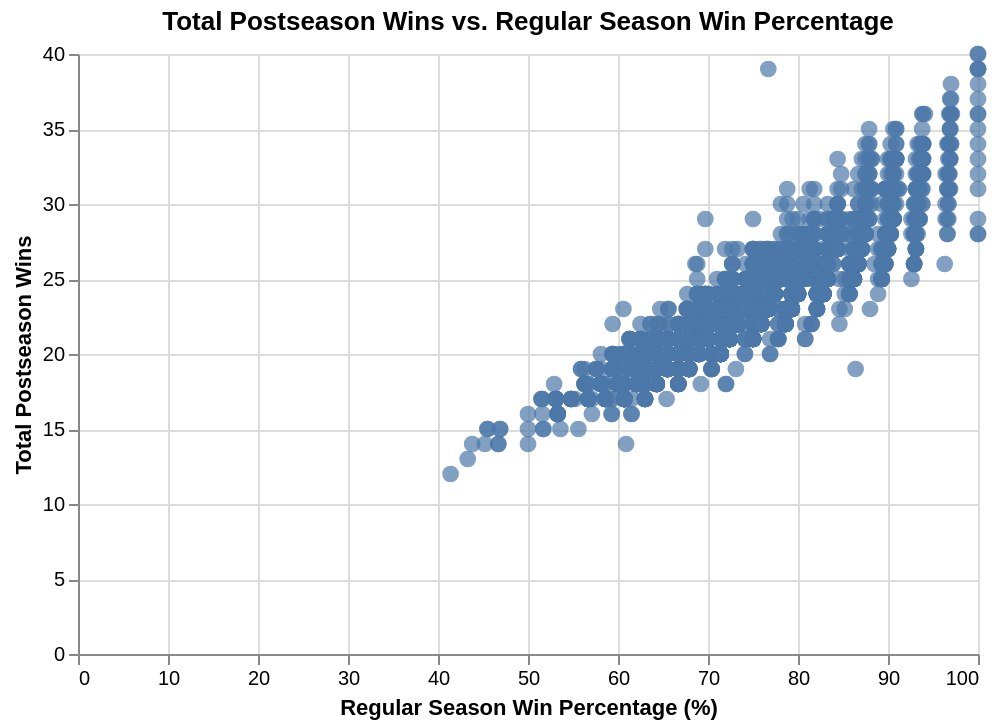

Notebook source saved alongside this figure:
### Markdown cell above
This scatter plot examines the relationship between a team's regular season win percentage and their total wins in postseason play. This is directly relevant to our research question because it helps us evaluate whether regular season dominance translates into deep postseason runs, serving as a primary indicator for our predictive analysis.

### Code cell
vis2 = alt.Chart(tidied_df).mark_circle(size=70).encode(
    x=alt.X('reg_wins_pct:Q', title='Regular Season Win Percentage (%)'),
    y=alt.Y('total_wins:Q', title='Total Postseason Wins'),
).properties(
    title='Total Postseason Wins vs. Regular Season Win Percentage',
    width=450,
    height=300
)

vis2

### Figure 1 — Vega-Lite specification as saved in the notebook (floating-point values rounded to 4 significant figures; data arrays with more than 128 entries replaced by an {"elided": "..."} marker saying what was removed)
{"config": {"view": {"continuousWidth": 300, "continuousHeight": 300}}, "data": {"name": "data-06180e43ab5302704ef964cf16c4cf9d"}, "mark": {"type": "circle", "size": 70}, "encoding": {"x": {"field": "reg_wins_pct", "title": "Regular Season Win Percentage (%)", "type": "quantitative"}, "y": {"field": "total_wins", "title": "Total Postseason Wins", "type": "quantitative"}}, "height": 300, "title": "Total Postseason Wins vs. Regular Season Win Percentage", "width": 450, "$schema": "https://vega.github.io/schema/vega-lite/v5.20.1.json", "datasets": {"data-06180e43ab5302704ef964cf16c4cf9d": {"elided": "2031 records"}}}
